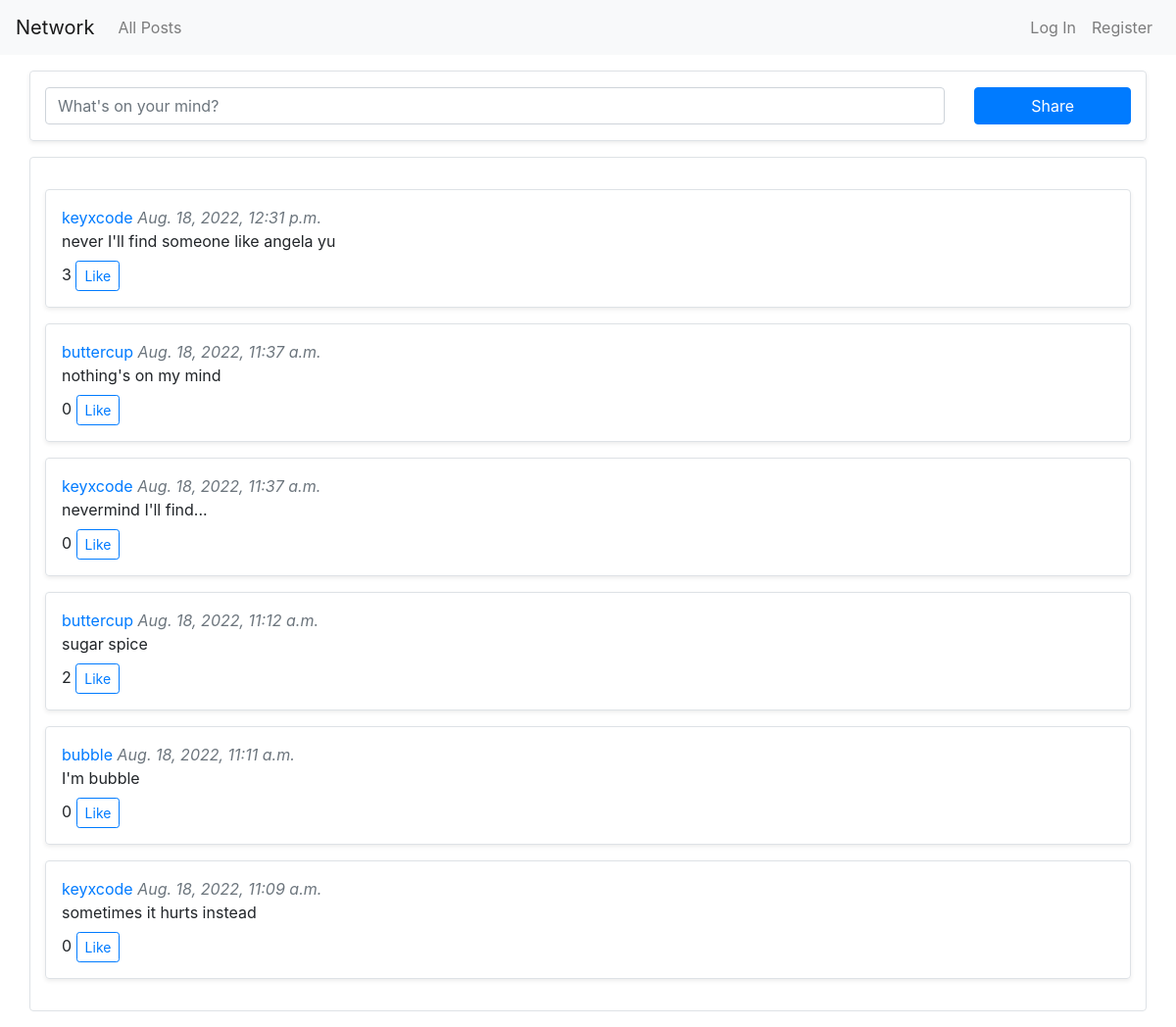
The app's page /, older data.
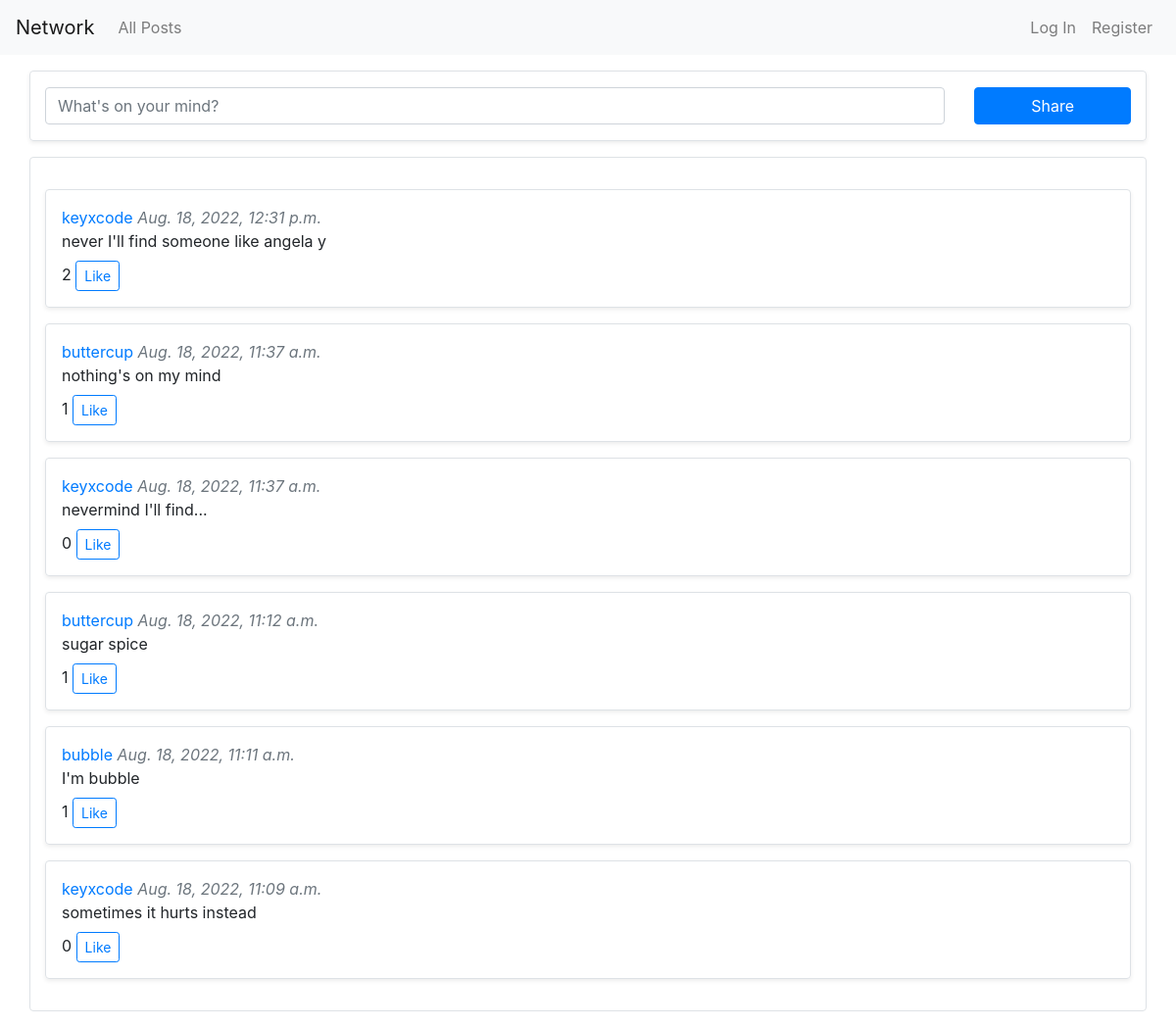
The same page, newer data.
### network/models.py (models this page shows, shortened)
class Post(models.Model):
    content = models.TextField(blank=True)
    poster = models.ForeignKey("User", on_delete=models.CASCADE, null=True, related_name="all_posts")
    timestamp = models.DateTimeField(auto_now_add=True)
    likers = models.ManyToManyField("User", related_name="liked_post")

class User(AbstractUser):
    pass

### network/views.py (the view)
# urls.py: path("", views.index, name="index"),
def index(request):
    posts = Post.objects.all().order_by('-timestamp')
    return render(request, "network/index.html", {
        "posts": posts
    })

### network/templates/network/index.html (shortened to what this page needs)
{% extends "network/layout.html" %}
{% load static %}
{% block body %}
    <form action="{% url 'create_post' %}" class="border shadow-sm rounded row my-3" method="post">
            <div class="col-md-10">
                <textarea autofocus class="form-control my-3" name="content" placeholder="What's on your mind?" rows="1"></textarea>
            </div>
            <div class="col-md-2">
                <input class="btn btn-primary my-3 w-100" type="submit" value="Share">
            </div>
    </form>
    <div class="border rounded row mb-3 py-3">
        <div class="col">
            {% if posts %}
                {% for post in posts %}
                    <div class="border rounded shadow-sm p-3 my-3">
                        <div class="row">
                            <div class="col">
                                <div>
                                    <a href="#">{{ post.poster }}</a>
                                    <span class="text-muted font-italic">{{ post.timestamp }}</span>
                                </div>
                                <div class="mb-2">
                                    <span id="post-{{ post.id }}">{{ post.content }}</span>
                                </div>
                                <div>
                                    <span id="like-count-{{ post.id }}">{{ post.likers.all.count }}</span>
                                    {% if request.user in post.likers.all %}
                                        <button class="btn btn-primary btn-sm like-button" data-post="{{ post.id }}">Unlike</button>
                                    {% else %}
                                        <button class="btn btn-outline-primary btn-sm like-button" data-post="{{ post.id }}">Like</button>
                                    {% endif %}
                                </div>
                            </div>
                        </div>
                    </div>
                {% endfor %}
            {% else %}
                It's empty here!
            {% endif %}
        </div>
    </div>
{% endblock %}

### network/templates/network/layout.html (shortened to what this page needs)
{% load static %}
<!DOCTYPE html>
<html lang="en">
    <head>
        <link rel="stylesheet" href="https://stackpath.bootstrapcdn.com/bootstrap/4.4.1/css/bootstrap.min.css">
        <link href="{% static 'network/styles.css' %}" rel="stylesheet">
    </head>
    <body>
        <nav class="navbar navbar-expand-lg navbar-light bg-light">
            <a class="navbar-brand" href="#">Network</a>
            <div class="collapse navbar-collapse" id="navbarTogglerDemo03">
              <ul class="navbar-nav mr-auto mt-2 mt-lg-0">
                <li class="nav-item">
                  <a class="nav-link" href="{% url 'index' %}">All Posts</a>
                </li>
              </ul>
              <ul class="navbar-nav ml-auto mt-2 mt-lg-0">
                {% if user.is_authenticated %}
                    <li class="nav-item">
                        <a class="nav-link" href="{% url 'profile' user.id %}"><strong id="user">{{ user.username }}</strong></a>
                    </li>
                    <li class="nav-item">
                        <a class="nav-link" href="{% url 'logout' %}">Log Out</a>
                    </li>
                {% else %}
                    <li class="nav-item">
                        <a class="nav-link" href="{% url 'login' %}">Log In</a>
                    </li>
                    <li class="nav-item">
                        <a class="nav-link" href="{% url 'register' %}">Register</a>
                    </li>
                {% endif %}
              </ul>
            </div>
        </nav>
        <div class="body">
            <div class="container">
                {% block body %}
                {% endblock %}
            </div>
        </div>
    </body>
</html>

### network/static/network/styles.css (style rules this page uses)
textarea { resize: none; }

Row changes from the older to the newer data that the page shows:
changed Post: content "never I'll find someone like angela yu" → "never I'll find someone like angela y"; likers.all.count "3" → "2"
computed for Post "nothing's on my mind": likers.all.count "0" → "1"
computed for Post "Aug. 18, 2022, 11:12 a.m.": likers.all.count "2" → "1"
computed for Post "Aug. 18, 2022, 11:11 a.m.": likers.all.count "0" → "1"
